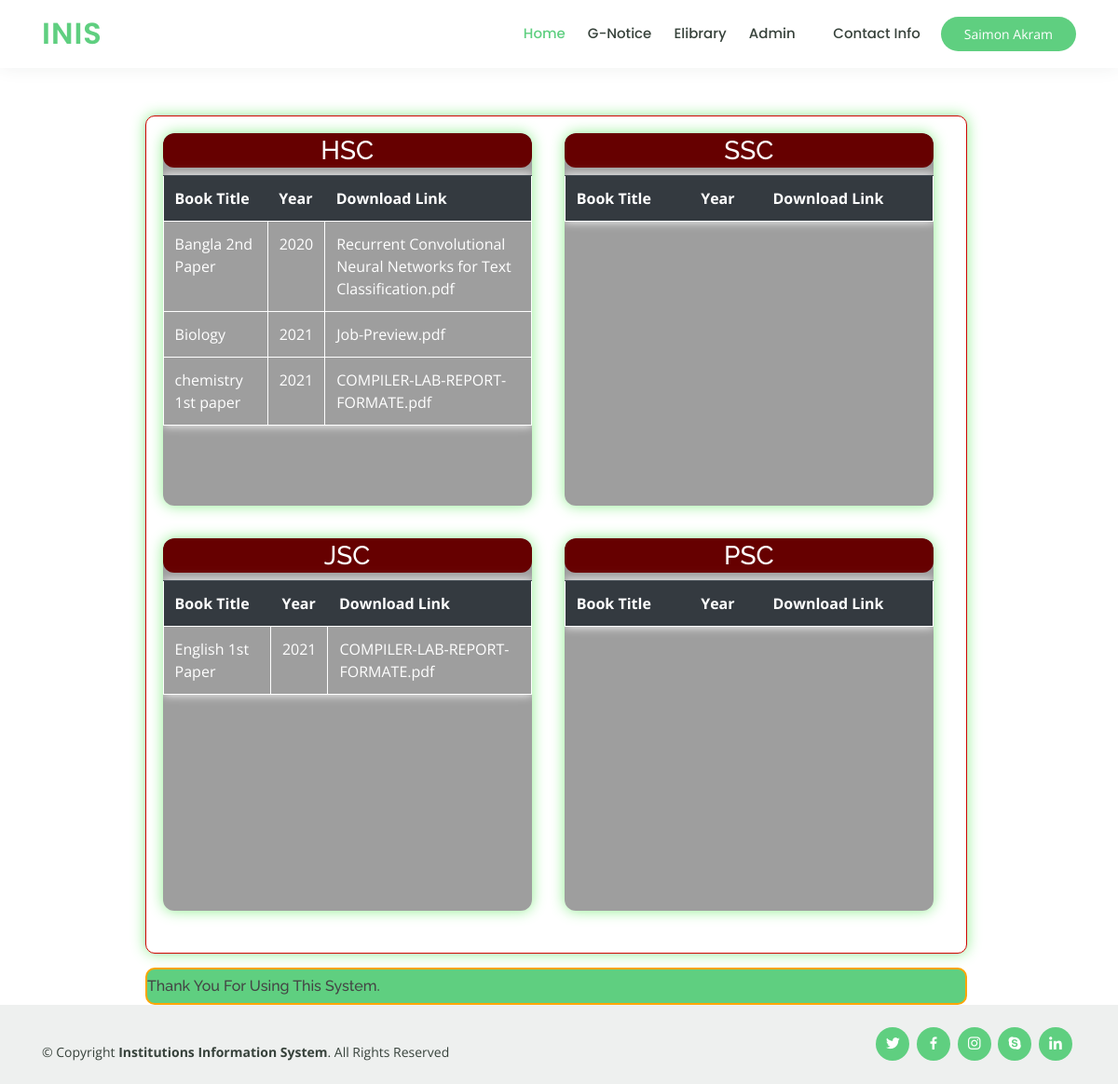
Page /ebook.php (signed in) on the committed database.
### tables this page shows
CREATE TABLE `tbbooks` (
  `bookTitile` varchar(500) NOT NULL,
  `class` varchar(50) NOT NULL,
  `bookpath` varchar(500) NOT NULL,
  `year` varchar(500) NOT NULL
);

### ebook.php (the view, shortened to what this page needs)
<?php
include_once('./config/dbConnection.php');
?>
<!DOCTYPE html>
<html lang="en">
<head>
  <link href="assets/vendor/bootstrap/css/bootstrap.min.css" rel="stylesheet">
  <link href="assets/vendor/icofont/icofont.min.css" rel="stylesheet">
  <link href="assets/vendor/boxicons/css/boxicons.min.css" rel="stylesheet">
  <link href="assets/vendor/remixicon/remixicon.css" rel="stylesheet">
  <link href="assets/vendor/owl.carousel/assets/owl.carousel.min.css" rel="stylesheet">
  <link href="assets/vendor/animate.css/animate.min.css" rel="stylesheet">
  <link href="assets/vendor/aos/aos.css" rel="stylesheet">
  <link href="assets/css/style.css" rel="stylesheet">
</head>
<body>
<header>
  <?php include './navbar.php'; ?>
  </header>
<main>
<div class="boxtwo" style="border-radius: 10px;width:73.5%; height:900px; margin-left:13%;margin-top:100px;background-color:white">
      <div class="box-cnt">
        <h3 class="box-cnt-h">HSC</h3>
           <table class="table box-table">
                  <tr class="thead-dark">
                      <th scope="col">Book Title</th>
                      <th scope="col">Year</th>
                       <th scope="col">Download Link</th>
                  </tr>
              <?php  $data=mysqli_query($conn,"SELECT * FROM tbbooks");
                    while($row = mysqli_fetch_array($data))
                     {
                        if($row["class"]=="HSC"){
                          $bookid_tt= $row["bookpath"];
                          $lg2="<a href='./books/$bookid_tt'>";
                          echo "<tr>";
                          echo "<td>" ;echo $row["bookTitile"]; echo "</td>";
                          echo "<td>"; echo $row["year"]; echo "</td>";
                          echo "<td>"; echo "$lg2";echo $row["bookpath"]; echo "</a>"; echo "</td>";
                          echo "</tr>";
                        }
                      }
                  ?>
                  </table>
      </div>
      <div class="box-cnt">
        <h3 class="box-cnt-h">SSC</h3>
          <table class="box-table table">
                <tr class="thead-dark">
                      <th scope="col">Book Title</th>
                      <th scope="col">Year</th>
                       <th scope="col">Download Link</th>
                  </tr>
                  </table>
      </div>
        <br/clear="all">
      <div class="box-cnt">
        <h3 class="box-cnt-h">JSC</h3>
          <table class="table box-table">
          <tr class="thead-dark">
                      <th scope="col">Book Title</th>
                      <th scope="col">Year</th>
                       <th scope="col">Download Link</th>
                  </tr>
                  <?php  $data=mysqli_query($conn,"SELECT * FROM tbbooks");
                    while($row = mysqli_fetch_array($data))
                     {
                        if($row["class"]=="Eight"){
                          $bookid_tt= $row["bookpath"];
                          $lg2="<a href='./books/$bookid_tt'>";
                          echo "<tr>";
                          echo "<td>" ;echo $row["bookTitile"]; echo "</td>";
                          echo "<td>"; echo $row["year"]; echo "</td>";
                          echo "<td>"; echo "$lg2";echo $row["bookpath"]; echo "</a>"; echo "</td>";
                          echo "</tr>";
                        }
                      }
                  ?>
                  </table>
      </div>
      <div class="box-cnt">
        <h3 class="box-cnt-h">PSC</h3>
          <table class="table box-table">
                  <tr class="thead-dark">
                      <th scope="col">Book Title</th>
                      <th scope="col">Year</th>
                       <th scope="col">Download Link</th>
                  </tr>
                  </table>
      </div>
    </div>
        <div class="boxthree" style="background-color: #5fcf80; border:solid 2px orange;border-radius: 10px; width:73.5%; height:40px; margin-left:13%; margin-top:15px" >
          <marquee behavior="alternate" direction="right" loop="1" style="margin-right:38%;"><h6 class="mt-2">Thank You For Using This System.</h6></marquee>
        </div>
</main>
  <footer id="footer">
    <div class="container d-md-flex py-4">
<div class="mr-md-auto text-center text-md-left pt-3">
  <div class="copyright">
    &copy; Copyright <strong><span>Institutions Information System</span></strong>. All Rights Reserved
  </div>
</div>
<div class="social-links text-center text-md-right pt-3 pt-md-0">
  <a href="#" class="twitter"><i class="bx bxl-twitter"></i></a>
  <a href="#" class="facebook"><i class="bx bxl-facebook"></i></a>
  <a href="#" class="instagram"><i class="bx bxl-instagram"></i></a>
  <a href="#" class="google-plus"><i class="bx bxl-skype"></i></a>
  <a href="#" class="linkedin"><i class="bx bxl-linkedin"></i></a>
</div>
</div>
</footer>
</body>
</html>

### assets/css/style.css (style rules this page uses)
body { font-family: "Open Sans", sans-serif; color: #444444; }
a { color: #5fcf80; }
h1, h2, h3, h4, h5, h6 { font-family: "Raleway", sans-serif; }
#footer { color: #37423b; font-size: 14px; background: #eef0ef; }
#footer .social-links a { font-size: 18px; display: inline-block; background: #5fcf80; color: #fff; line-height: 1; padding: 8px 0; margin-right: 4px; border-radius: 50%; text-align: center; width: 36px; height: 36px; transition: 0.3s; }

### ebook.php (style rules this page uses)
.boxtwo { background-size: cover; box-shadow:0px 0px 15px lightgreen; border:solid 1px #CF0403; }
.box-cnt { box-shadow: 0px 0px 15px lightgreen; background:rgba(0,0,0,0.38); float:left; border-radius:12px; overflow: auto; height:400px; width:45%; margin: 2% 2%; float: left; }
.box-cnt-h { color:white; text-align: center; padding-top:2px; padding-bottom: 2px; background:#660000; border-radius:12px; }
.box-table { color: white; border-collapse: collapse; box-shadow: 0px 0px 10px white; height: auto; }
.box-table td,tr { border: 1px solid white; }
a { color: white; }

### rows in the picture
tbbooks: bookTitile "Bangla 2nd Paper", year "2020", bookpath "Recurrent Convolutional Neural Networks for Text Classification.pdf"
tbbooks: bookTitile "Biology", year "2021", bookpath "Job-Preview.pdf"
tbbooks: bookTitile "chemistry 1st paper", year "2021", bookpath "COMPILER-LAB-REPORT-FORMATE.pdf"
tbbooks: bookTitile "English 1st Paper", year "2021", bookpath "COMPILER-LAB-REPORT-FORMATE.pdf"

### other values in the picture
$_SESSION['name'] "Saimon Akram"
